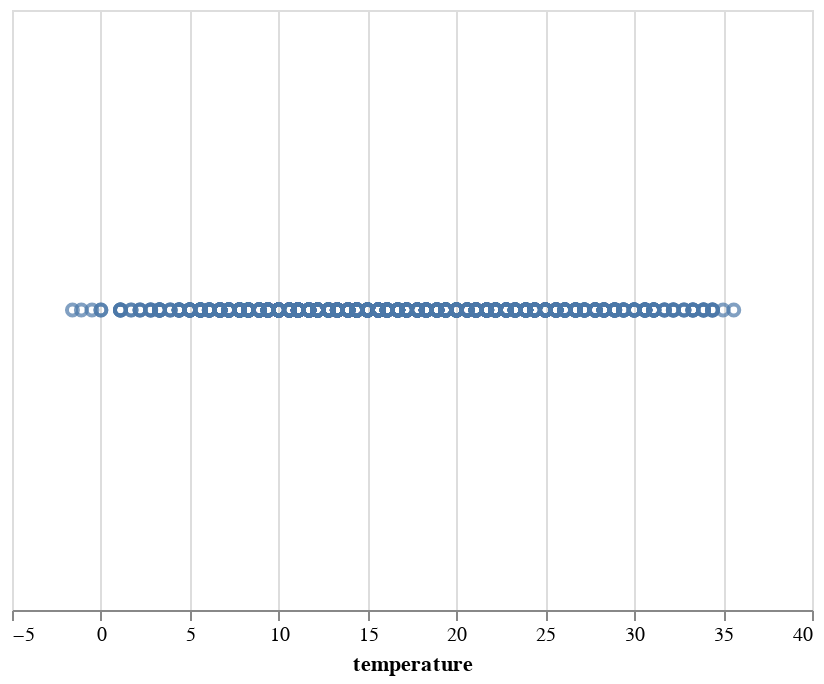

The notebook cell saved with this chart:
### Markdown cell above
Here the rendering consists of one point per row in the dataset, all plotted on top of each other, since we have not yet specified positions for these points.

To visually separate the points, we can map various encoding channels, or channels for short, to fields in the dataset using the `encode()` method.  

For example, we can map x to "temperature" by calling `.encode(x="temperature")`.

### Code cell
alt.Chart(df).mark_point().encode(x="temperature")

### Figure 1 — Vega-Lite specification as saved in the notebook (floating-point values rounded to 4 significant figures; data arrays with more than 128 entries replaced by an {"elided": "..."} marker saying what was removed)
{"$schema": "https://vega.github.io/schema/vega-lite/v3.2.1.json", "config": {"mark": {"tooltip": null}, "view": {"height": 300, "width": 400}}, "data": {"name": "data-d4a756336a072a66ce3177ae223f1a37"}, "datasets": {"data-d4a756336a072a66ce3177ae223f1a37": {"elided": "1461 records"}}, "encoding": {"x": {"field": "temperature", "type": "quantitative"}}, "mark": "point"}
